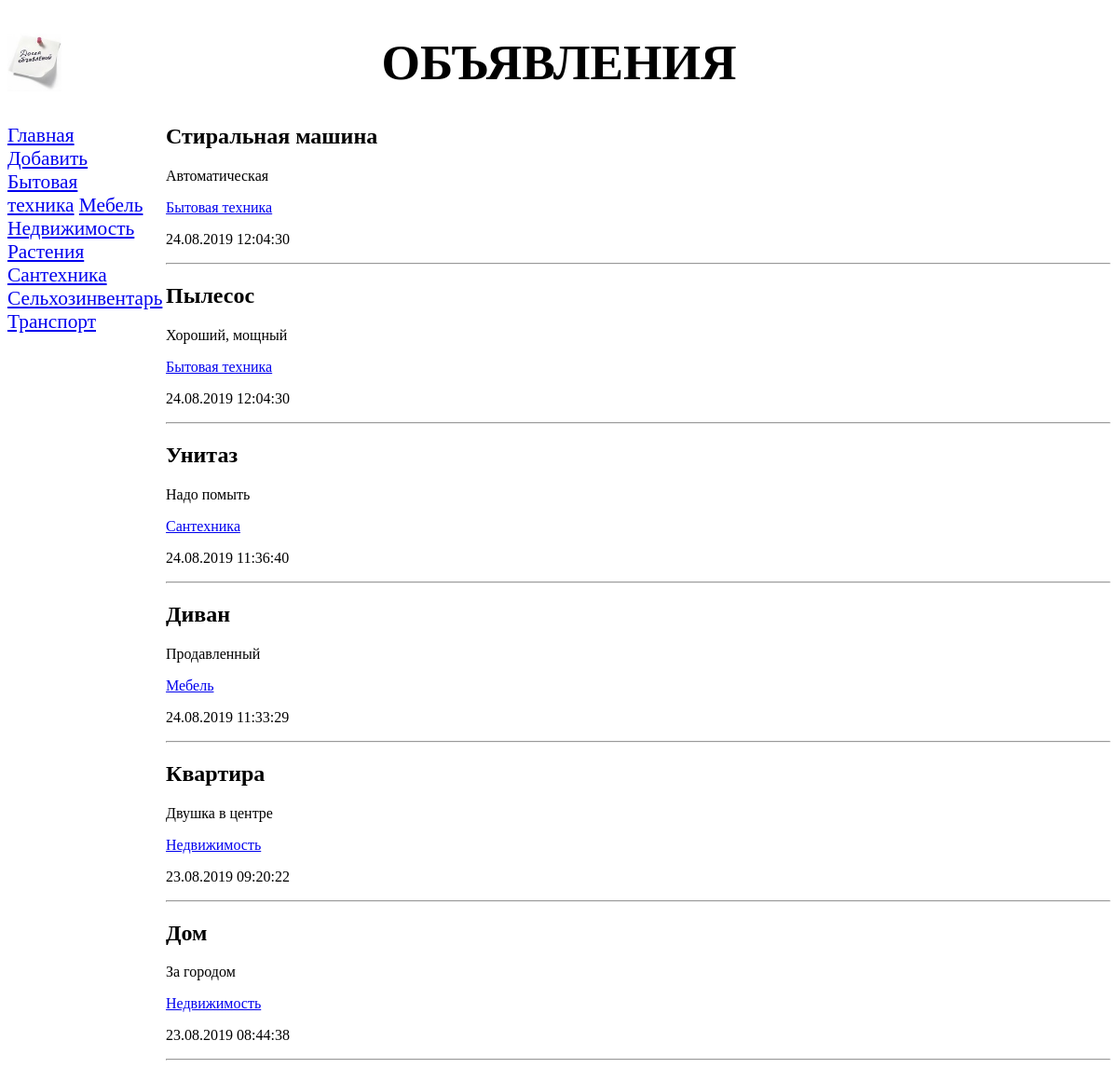
/bboard/, run on the app's committed database.
### bboard/models.py (models this page shows, shortened)
class Rubric(models.Model):
    name = models.CharField(max_length=20, db_index=True,
                            verbose_name='Название')
    def get_absolute_url(self):
        return "/bboard/%s" % self.pk
    class Meta:
        verbose_name_plural = 'Рубрики'
        verbose_name = 'Рубрика'
        ordering = ['name']

class Bb(models.Model):
    title = models.CharField(max_length=50, verbose_name='Товар')
    content = models.TextField(null=True, blank=True, verbose_name='Описание')
    price = models.FloatField(null=True, blank=True, verbose_name='Цена')
    published = models.DateTimeField(auto_now_add=True, db_index=True, verbose_name='Опубликовано')
    rubric = models.ForeignKey('Rubric', null=True, on_delete=models.PROTECT, verbose_name='Рубрика')
    class Meta:
        verbose_name_plural = 'Объявления'
        verbose_name = 'Объявление'
        ordering = ['-published']

### bboard/views.py (the view)
# urls.py: path('', index, name='index'),
def index(request):
    bbs = Bb.objects.all()
    rubrics = Rubric.objects.all()
    context = {'bbs': bbs, 'rubrics': rubrics}
    return render(request, 'bboard/index.html', context)

### bboard/templates/bboard/index.html
{% extends "layout/basic.html" %}
    {% block content %}
        {% for bb in bbs %}
        <div>
            <h2>{{ bb.title }}</h2>
            <p>{{ bb.content }}</p>
            <p><a href="{% url 'by_rubric' bb.rubric.pk %}">{{ bb.rubric.name }}</a> </p>
            <p>{{ bb.published|date:"d.m.Y H:i:s" }}</p>
            <hr>
        </div>
        {% endfor %}
{% endblock %}

### bboard/templates/layout/basic.html (shortened to what this page needs)
{% load static %}
<!DOCTYPE html>
<html>
    <head>
        <link rel="stylesheet" type="text/css" href="{% static 'bboard/style.css' %}">
    </head>
    <body>
        <header>
            <h1>Объявления</h1>
        </header>
        <nav>
            <a href="{% url 'index' %}">Главная</a>
            <a href="{% url 'add' %}">Добавить</a>
            {% for rubric in rubrics %}
            <a href="{{ rubric.get_absolute_url }}">{{ rubric.name }}</a>
            {% endfor %}
        </nav>
        <section>
            {% block content %}
            {% endblock %}
        </section>
    </body>
</html>

### bboard/static/bboard/style.css (style rules this page uses)
header h1 { font-size: 40pt; text-transform: uppercase; text-align: center; background: url("bg.jpg") left / auto 100% no-repeat; }
nav { font-size: 16pt; width: 150px; float: left; }
nav a { display: block: matgin: 10px 0px; }
section { margin-left: 170px; }

### data on the page
Rubric: name "Бытовая техника"
Rubric: name "Мебель"
Rubric: name "Недвижимость"
Rubric: name "Растения"
Rubric: name "Сантехника"
Rubric: name "Сельхозинвентарь"
Rubric: name "Транспорт"
Bb: title "Стиральная машина", content "Автоматическая", rubric.name "Бытовая техника", published "24.08.2019 12:04:30"
Bb: title "Пылесос", content "Хороший, мощный", rubric.name "Бытовая техника", published "24.08.2019 12:04:30"
Bb: title "Унитаз", content "Надо помыть", rubric.name "Сантехника", published "24.08.2019 11:36:40"
Bb: title "Диван", content "Продавленный", rubric.name "Мебель", published "24.08.2019 11:33:29"
Bb: title "Квартира", content "Двушка в центре", rubric.name "Недвижимость", published "23.08.2019 09:20:22"
Bb: title "Дом", content "За городом", rubric.name "Недвижимость", published "23.08.2019 08:44:38"
